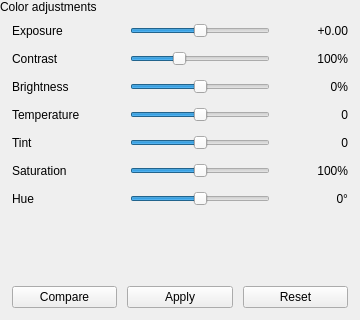
<?xml version="1.0" encoding="UTF-8"?>
<ui version="4.0">
 <class>ColorAdjustmentsOverlay</class>
 <widget class="QWidget" name="ColorAdjustmentsOverlay">
  <property name="geometry">
   <rect>
    <x>0</x>
    <y>0</y>
    <width>360</width>
    <height>320</height>
   </rect>
  </property>
  <property name="sizePolicy">
   <sizepolicy hsizetype="Fixed" vsizetype="Fixed">
    <horstretch>0</horstretch>
    <verstretch>0</verstretch>
   </sizepolicy>
  </property>
  <property name="minimumSize">
   <size>
    <width>360</width>
    <height>320</height>
   </size>
  </property>
  <property name="maximumSize">
   <size>
    <width>360</width>
    <height>320</height>
   </size>
  </property>
  <property name="windowTitle">
   <string notr="true"/>
  </property>
  <layout class="QVBoxLayout" name="verticalLayout">
   <property name="spacing">
    <number>8</number>
   </property>
   <property name="leftMargin">
    <number>0</number>
   </property>
   <property name="topMargin">
    <number>0</number>
   </property>
   <property name="rightMargin">
    <number>0</number>
   </property>
   <property name="bottomMargin">
    <number>12</number>
   </property>
   <item>
    <widget class="QWidget" name="header" native="true">
     <property name="accessibleName">
      <string>OverlayHeaderWidget</string>
     </property>
     <property name="sizePolicy">
      <sizepolicy hsizetype="Preferred" vsizetype="Fixed">
       <horstretch>0</horstretch>
       <verstretch>0</verstretch>
      </sizepolicy>
     </property>
     <layout class="QHBoxLayout" name="horizontalLayout">
      <property name="spacing">
       <number>0</number>
      </property>
      <property name="leftMargin">
       <number>0</number>
      </property>
      <property name="topMargin">
       <number>0</number>
      </property>
      <property name="rightMargin">
       <number>0</number>
      </property>
      <property name="bottomMargin">
       <number>0</number>
      </property>
      <item>
       <widget class="IconWidget" name="headerIcon" native="true">
        <property name="accessibleName">
         <string notr="true">OverlayHeaderIcon</string>
        </property>
       </widget>
      </item>
      <item>
       <widget class="QLabel" name="label">
        <property name="sizePolicy">
         <sizepolicy hsizetype="Preferred" vsizetype="Preferred">
          <horstretch>1</horstretch>
          <verstretch>0</verstretch>
         </sizepolicy>
        </property>
        <property name="accessibleName">
         <string notr="true">OverlayHeaderLabel</string>
        </property>
        <property name="text">
         <string>Color adjustments</string>
        </property>
       </widget>
      </item>
      <item>
       <widget class="IconButton" name="closeButton" native="true">
        <property name="accessibleName">
         <string notr="true">OverlayHeaderButton</string>
        </property>
       </widget>
      </item>
     </layout>
    </widget>
   </item>
   <item>
    <layout class="QVBoxLayout" name="contentLayout">
     <property name="spacing">
      <number>10</number>
     </property>
     <property name="leftMargin">
      <number>12</number>
     </property>
     <property name="rightMargin">
      <number>12</number>
     </property>
     <item>
      <layout class="QHBoxLayout" name="exposureLayout">
       <item>
        <widget class="QLabel" name="exposureLabel">
         <property name="minimumSize">
          <size>
           <width>80</width>
           <height>0</height>
          </size>
         </property>
         <property name="text">
          <string>Exposure</string>
         </property>
        </widget>
       </item>
       <item>
        <widget class="IconButton" name="exposureMinus" native="true">
         <property name="minimumSize">
          <size>
           <width>18</width>
           <height>18</height>
          </size>
         </property>
         <property name="maximumSize">
          <size>
           <width>18</width>
           <height>18</height>
          </size>
         </property>
        </widget>
       </item>
       <item>
        <widget class="QSlider" name="exposureSlider">
         <property name="orientation">
          <enum>Qt::Horizontal</enum>
         </property>
         <property name="minimum">
          <number>-300</number>
         </property>
         <property name="maximum">
          <number>300</number>
         </property>
         <property name="value">
          <number>0</number>
         </property>
        </widget>
       </item>
       <item>
        <widget class="IconButton" name="exposurePlus" native="true">
         <property name="minimumSize">
          <size>
           <width>18</width>
           <height>18</height>
          </size>
         </property>
         <property name="maximumSize">
          <size>
           <width>18</width>
           <height>18</height>
          </size>
         </property>
        </widget>
       </item>
       <item>
        <widget class="QLabel" name="exposureValLabel">
         <property name="minimumSize">
          <size>
           <width>40</width>
           <height>0</height>
          </size>
         </property>
         <property name="alignment">
          <set>Qt::AlignRight|Qt::AlignVCenter</set>
         </property>
         <property name="text">
          <string>+0.00</string>
         </property>
        </widget>
       </item>
      </layout>
     </item>
     <item>
      <layout class="QHBoxLayout" name="contrastLayout">
       <item>
        <widget class="QLabel" name="contrastLabel">
         <property name="minimumSize">
          <size>
           <width>80</width>
           <height>0</height>
          </size>
         </property>
         <property name="text">
          <string>Contrast</string>
         </property>
        </widget>
       </item>
       <item>
        <widget class="IconButton" name="contrastMinus" native="true">
         <property name="minimumSize">
          <size>
           <width>18</width>
           <height>18</height>
          </size>
         </property>
         <property name="maximumSize">
          <size>
           <width>18</width>
           <height>18</height>
          </size>
         </property>
        </widget>
       </item>
       <item>
        <widget class="QSlider" name="contrastSlider">
         <property name="orientation">
          <enum>Qt::Horizontal</enum>
         </property>
         <property name="minimum">
          <number>0</number>
         </property>
         <property name="maximum">
          <number>300</number>
         </property>
         <property name="value">
          <number>100</number>
         </property>
        </widget>
       </item>
       <item>
        <widget class="IconButton" name="contrastPlus" native="true">
         <property name="minimumSize">
          <size>
           <width>18</width>
           <height>18</height>
          </size>
         </property>
         <property name="maximumSize">
          <size>
           <width>18</width>
           <height>18</height>
          </size>
         </property>
        </widget>
       </item>
       <item>
        <widget class="QLabel" name="contrastValLabel">
         <property name="minimumSize">
          <size>
           <width>40</width>
           <height>0</height>
          </size>
         </property>
         <property name="alignment">
          <set>Qt::AlignRight|Qt::AlignVCenter</set>
         </property>
         <property name="text">
          <string>100%</string>
         </property>
        </widget>
       </item>
      </layout>
     </item>
     <item>
      <layout class="QHBoxLayout" name="brightnessLayout">
       <item>
        <widget class="QLabel" name="brightnessLabel">
         <property name="minimumSize">
          <size>
           <width>80</width>
           <height>0</height>
          </size>
         </property>
         <property name="text">
          <string>Brightness</string>
         </property>
        </widget>
       </item>
       <item>
        <widget class="IconButton" name="brightnessMinus" native="true">
         <property name="minimumSize">
          <size>
           <width>18</width>
           <height>18</height>
          </size>
         </property>
         <property name="maximumSize">
          <size>
           <width>18</width>
           <height>18</height>
          </size>
         </property>
        </widget>
       </item>
       <item>
        <widget class="QSlider" name="brightnessSlider">
         <property name="orientation">
          <enum>Qt::Horizontal</enum>
         </property>
         <property name="minimum">
          <number>-100</number>
         </property>
         <property name="maximum">
          <number>100</number>
         </property>
         <property name="value">
          <number>0</number>
         </property>
        </widget>
       </item>
       <item>
        <widget class="IconButton" name="brightnessPlus" native="true">
         <property name="minimumSize">
          <size>
           <width>18</width>
           <height>18</height>
          </size>
         </property>
         <property name="maximumSize">
          <size>
           <width>18</width>
           <height>18</height>
          </size>
         </property>
        </widget>
       </item>
       <item>
        <widget class="QLabel" name="brightnessValLabel">
         <property name="minimumSize">
          <size>
           <width>40</width>
           <height>0</height>
          </size>
         </property>
         <property name="alignment">
          <set>Qt::AlignRight|Qt::AlignVCenter</set>
         </property>
         <property name="text">
          <string>0%</string>
         </property>
        </widget>
       </item>
      </layout>
     </item>
     <item>
      <layout class="QHBoxLayout" name="temperatureLayout">
       <item>
        <widget class="QLabel" name="temperatureLabel">
         <property name="minimumSize">
          <size>
           <width>80</width>
           <height>0</height>
          </size>
         </property>
         <property name="text">
          <string>Temperature</string>
         </property>
        </widget>
       </item>
       <item>
        <widget class="IconButton" name="temperatureMinus" native="true">
         <property name="minimumSize">
          <size>
           <width>18</width>
           <height>18</height>
          </size>
         </property>
         <property name="maximumSize">
          <size>
           <width>18</width>
           <height>18</height>
          </size>
         </property>
        </widget>
       </item>
       <item>
        <widget class="QSlider" name="temperatureSlider">
         <property name="orientation">
          <enum>Qt::Horizontal</enum>
         </property>
         <property name="minimum">
          <number>-50</number>
         </property>
         <property name="maximum">
          <number>50</number>
         </property>
         <property name="value">
          <number>0</number>
         </property>
        </widget>
       </item>
       <item>
        <widget class="IconButton" name="temperaturePlus" native="true">
         <property name="minimumSize">
          <size>
           <width>18</width>
           <height>18</height>
          </size>
         </property>
         <property name="maximumSize">
          <size>
           <width>18</width>
           <height>18</height>
          </size>
         </property>
        </widget>
       </item>
       <item>
        <widget class="QLabel" name="temperatureValLabel">
         <property name="minimumSize">
          <size>
           <width>40</width>
           <height>0</height>
          </size>
         </property>
         <property name="alignment">
          <set>Qt::AlignRight|Qt::AlignVCenter</set>
         </property>
         <property name="text">
          <string>0</string>
         </property>
        </widget>
       </item>
      </layout>
     </item>
     <item>
      <layout class="QHBoxLayout" name="tintLayout">
       <item>
        <widget class="QLabel" name="tintLabel">
         <property name="minimumSize">
          <size>
           <width>80</width>
           <height>0</height>
          </size>
         </property>
         <property name="text">
          <string>Tint</string>
         </property>
        </widget>
       </item>
       <item>
        <widget class="IconButton" name="tintMinus" native="true">
         <property name="minimumSize">
          <size>
           <width>18</width>
           <height>18</height>
          </size>
         </property>
         <property name="maximumSize">
          <size>
           <width>18</width>
           <height>18</height>
          </size>
         </property>
        </widget>
       </item>
       <item>
        <widget class="QSlider" name="tintSlider">
         <property name="orientation">
          <enum>Qt::Horizontal</enum>
         </property>
         <property name="minimum">
          <number>-50</number>
         </property>
         <property name="maximum">
          <number>50</number>
         </property>
         <property name="value">
          <number>0</number>
         </property>
        </widget>
       </item>
       <item>
        <widget class="IconButton" name="tintPlus" native="true">
         <property name="minimumSize">
          <size>
           <width>18</width>
           <height>18</height>
          </size>
         </property>
         <property name="maximumSize">
          <size>
           <width>18</width>
           <height>18</height>
          </size>
         </property>
        </widget>
       </item>
       <item>
        <widget class="QLabel" name="tintValLabel">
         <property name="minimumSize">
          <size>
           <width>40</width>
           <height>0</height>
          </size>
         </property>
         <property name="alignment">
          <set>Qt::AlignRight|Qt::AlignVCenter</set>
         </property>
         <property name="text">
          <string>0</string>
         </property>
        </widget>
       </item>
      </layout>
     </item>
     <item>
      <layout class="QHBoxLayout" name="saturationLayout">
       <item>
        <widget class="QLabel" name="saturationLabel">
         <property name="minimumSize">
          <size>
           <width>80</width>
           <height>0</height>
          </size>
         </property>
         <property name="text">
          <string>Saturation</string>
         </property>
        </widget>
       </item>
       <item>
        <widget class="IconButton" name="saturationMinus" native="true">
         <property name="minimumSize">
          <size>
           <width>18</width>
           <height>18</height>
          </size>
         </property>
         <property name="maximumSize">
          <size>
           <width>18</width>
           <height>18</height>
          </size>
         </property>
        </widget>
       </item>
       <item>
        <widget class="QSlider" name="saturationSlider">
         <property name="orientation">
          <enum>Qt::Horizontal</enum>
         </property>
         <property name="minimum">
          <number>0</number>
         </property>
         <property name="maximum">
          <number>200</number>
         </property>
         <property name="value">
          <number>100</number>
         </property>
        </widget>
       </item>
       <item>
        <widget class="IconButton" name="saturationPlus" native="true">
         <property name="minimumSize">
          <size>
           <width>18</width>
           <height>18</height>
          </size>
         </property>
         <property name="maximumSize">
          <size>
           <width>18</width>
           <height>18</height>
          </size>
         </property>
        </widget>
       </item>
       <item>
        <widget class="QLabel" name="saturationValLabel">
         <property name="minimumSize">
          <size>
           <width>40</width>
           <height>0</height>
          </size>
         </property>
         <property name="alignment">
          <set>Qt::AlignRight|Qt::AlignVCenter</set>
         </property>
         <property name="text">
          <string>100%</string>
         </property>
        </widget>
       </item>
      </layout>
     </item>
     <item>
      <layout class="QHBoxLayout" name="hueLayout">
       <item>
        <widget class="QLabel" name="hueLabel">
         <property name="minimumSize">
          <size>
           <width>80</width>
           <height>0</height>
          </size>
         </property>
         <property name="text">
          <string>Hue</string>
         </property>
        </widget>
       </item>
       <item>
        <widget class="IconButton" name="hueMinus" native="true">
         <property name="minimumSize">
          <size>
           <width>18</width>
           <height>18</height>
          </size>
         </property>
         <property name="maximumSize">
          <size>
           <width>18</width>
           <height>18</height>
          </size>
         </property>
        </widget>
       </item>
       <item>
        <widget class="QSlider" name="hueSlider">
         <property name="orientation">
          <enum>Qt::Horizontal</enum>
         </property>
         <property name="minimum">
          <number>-180</number>
         </property>
         <property name="maximum">
          <number>180</number>
         </property>
         <property name="value">
          <number>0</number>
         </property>
        </widget>
       </item>
       <item>
        <widget class="IconButton" name="huePlus" native="true">
         <property name="minimumSize">
          <size>
           <width>18</width>
           <height>18</height>
          </size>
         </property>
         <property name="maximumSize">
          <size>
           <width>18</width>
           <height>18</height>
          </size>
         </property>
        </widget>
       </item>
       <item>
        <widget class="QLabel" name="hueValLabel">
         <property name="minimumSize">
          <size>
           <width>40</width>
           <height>0</height>
          </size>
         </property>
         <property name="alignment">
          <set>Qt::AlignRight|Qt::AlignVCenter</set>
         </property>
         <property name="text">
          <string>0°</string>
         </property>
        </widget>
       </item>
      </layout>
     </item>
     <item>
       <spacer name="verticalSpacer">
        <property name="orientation">
         <enum>Qt::Vertical</enum>
        </property>
        <property name="sizeType">
         <enum>QSizePolicy::Expanding</enum>
        </property>
        <property name="sizeHint" stdset="0">
         <size>
          <width>20</width>
          <height>8</height>
         </size>
        </property>
       </spacer>
     </item>
     <item>
      <layout class="QHBoxLayout" name="buttonLayout">
       <item>
        <widget class="QPushButton" name="compareButton">
         <property name="focusPolicy">
          <enum>Qt::NoFocus</enum>
         </property>
         <property name="accessibleName">
          <string notr="true">Button</string>
         </property>
         <property name="text">
          <string>Compare</string>
         </property>
        </widget>
       </item>
       <item>
        <widget class="QPushButton" name="applyButton">
         <property name="focusPolicy">
          <enum>Qt::NoFocus</enum>
         </property>
         <property name="accessibleName">
          <string notr="true">Button</string>
         </property>
         <property name="text">
          <string>Apply</string>
         </property>
        </widget>
       </item>
       <item>
        <widget class="QPushButton" name="resetButton">
         <property name="focusPolicy">
          <enum>Qt::NoFocus</enum>
         </property>
         <property name="accessibleName">
          <string notr="true">Button</string>
         </property>
         <property name="text">
          <string>Reset</string>
         </property>
        </widget>
       </item>
      </layout>
     </item>
    </layout>
   </item>
  </layout>
 </widget>
 <customwidgets>
  <customwidget>
   <class>IconButton</class>
   <extends>QWidget</extends>
   <header>gui/customwidgets/iconbutton.h</header>
   <container>1</container>
  </customwidget>
  <customwidget>
   <class>IconWidget</class>
   <extends>QWidget</extends>
   <header>gui/customwidgets/iconwidget.h</header>
   <container>1</container>
  </customwidget>
 </customwidgets>
 <resources/>
 <connections/>
</ui>
